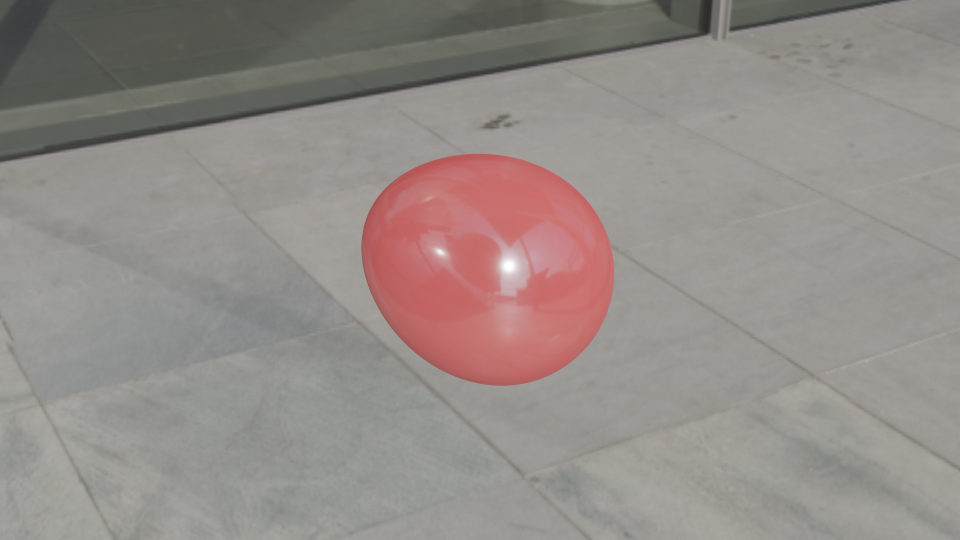
#> input picture src/data/urban/renders/balloon0.png, 1920 x 1080 px (shown at 1/2 size); its folder holds 4 pictures in this run
$ jupyter execute --allow-errors MeshProj.ipynb   (shell and % lines are left out)
#> lines starting #> are read from the running program, lines starting #| are printed output that depends on the picture; after the words box and inside, x2 and y2 are one past the last pixel; in counts of white or black regions, pixels touching at a corner belong together
### src/notebooks/utils.py
import torch
import numpy as np
import os
import re
from collections import defaultdict
import cv2

def load_camera_matrices(path, matrix_types=None):
    """
    Loads camera matrices from .npy files in the specified directory.

    Parameters:
        path (str): Path to the directory containing camera matrix files.
        matrix_types (set or list, optional): Specifies which matrix types to load (e.g., {'K', 'RT'}).
        If None, all available matrices ('K', 'RT', 'P') will be loaded.

    Returns:
        dict: A dictionary mapping camera numbers to their respective matrices.
    """
    cameras = defaultdict(dict)
    file_pattern = re.compile(r"^Camera_(\d+)_(K|RT|P)\.npy$")

    if matrix_types is not None:
        matrix_types = set(matrix_types)  # Ensure it's a set for quick lookup

    for filename in sorted(os.listdir(path)):  # Sort filenames alphabetically
        match = file_pattern.match(filename)
        if match:
            cam_number, matrix_type = match.groups()
            cam_number = int(cam_number)  # Convert camera number to integer
            if matrix_types is None or matrix_type in matrix_types:
                filepath = os.path.join(path, filename)
                cameras[cam_number][matrix_type] = torch.tensor(np.load(filepath))

    return cameras

def load_renders(renders_path):
#> called with renders_path = '../data/urban/renders'
    renders = defaultdict(dict)
    pattern = re.compile(r"([a-zA-Z]+)(\d+)\.png")
    for filename in sorted(os.listdir(renders_path), key=lambda x: (re.match(pattern, x).group(1), int(re.match(pattern, x).group(2))) if re.match(pattern, x) else (x, float('inf'))):
        match = pattern.match(filename)
        if match:
            word, number = match.groups()
            number = int(number)  # Convert number to integer for sorting

            image_path = os.path.join(renders_path, filename)
            image = cv2.imread(image_path)  # Load image using OpenCV
#> image is the input picture: shape (1080, 1920, 3); mean B, G, R 135.8, 139.8, 147.7
            if image is not None:
                renders[word][number] = image  # Store image in the nested dictionary

    return renders

# [86 lines left out: functions get_projmats_and_edgemap_info, project_batched_vertices, manual_gradient, not called in this run]

### src/notebooks/MeshProj.ipynb
[cell 1]
import math
import numpy as np
from torch import cos, sin
import scipy.optimize as opt
import torch
import torch.nn as nn
import matplotlib.pyplot as plt
import warnings
warnings.filterwarnings('ignore')

import sys
sys.path.append("../../../ddn/")
from ddn.pytorch.node import *

from pytorch3d.loss import chamfer_distance
from pytorch3d.ops import sample_farthest_points
from descartes import PolygonPatch
from pytorch3d.io import IO, load_obj, save_obj,load_objs_as_meshes
from pytorch3d.structures import join_meshes_as_batch, Meshes, Pointclouds

from pytorch3d.loss import (
    chamfer_distance,
    mesh_edge_loss,
    mesh_laplacian_smoothing,
    mesh_normal_consistency,
)

from alpha_shapes import Alpha_Shaper, plot_alpha_shape
from torch import Tensor, tensor

import shapely
import os
import trimesh
import plotly.graph_objects as go

#> (a cell that did not finish here is left out)

[cell 3]
torch.autograd.set_detect_anomaly(True)

# [94 lines left out: functions least_squares, least_squares_grad, calculate_volume, volume_constraint, volume_constraint_grad, padded_to_packed, not called in this run]

y* = argmin ||X - tgt||^2

target depends on input X

We have mesh points in 3D <-- X
2D edge maps <-- upper level targets

lower level: find Y closest to X that satisfy volume constraint, so Y is being optimised in the lower point

argmin ||X - Y||^2 s.t. vol(Y) = constant

#> (a cell that did not finish here is left out)

Pseudo code:
- load in the meshes
- inner problem needs access to the vertices, number of meshes, faces, and indexing
- outer problem needs access to projected vertices, number of meshes, and indexing. Also needs projection matrices, and edge maps of renders, so perform edge detection of renders beforehand.

just provide both with the meshes lol

Projection:
Get the indexing correct for the vertices, take the projection of these vertices

[cell 5]
# outer problem

# [7 lines left out: function create_padded_tensor, not called in this run]

from shapely.ops      import unary_union
from shapely.geometry import Polygon
import numpy as np

# [54 lines left out: function get_boundary, not called in this run]

class PyTorchChamferLoss(nn.Module):
    # [74 lines left out: functions __init__, project_vertices, forward, not called in this run]

[cell 6]
# [39 lines left out: functions chamfer_gt, sse_gt, iou_gt, not called in this run]

[cell 7]
# [37 lines left out: function plot_projections, not called in this run]


class bcolors:
    HEADER = '\033[95m'
    OKBLUE = '\033[94m'
    OKCYAN = '\033[96m'
    OKGREEN = '\033[92m'
    WARNING = '\033[93m'
    FAIL = '\033[91m'
    ENDC = '\033[0m'
    BOLD = '\033[1m'
    UNDERLINE = '\033[4m'

# [44 lines left out: function outer_problem, not called in this run]

[cell 8]
from utils import load_renders, load_camera_matrices, get_projmats_and_edgemap_info
import cv2
from cv2.typing import MatLike
from scipy.interpolate import splprep, splev

# Apply Canny edge detection
def canny_edge_map(img: MatLike, options):
    equalise, t1, t2 = options
    # convert to grayscale
    img_greyscale = cv2.cvtColor(img, cv2.COLOR_BGR2GRAY)
    if equalise:
        img_greyscale = cv2.equalizeHist(img_greyscale)
    # apply edge detection
    # edge_map = cv2.Canny(img_greyscale, threshold1=20, threshold2=100)
    # edge_map = cv2.Canny(img_greyscale, threshold1=15, threshold2=250)
    edge_map = cv2.Canny(img_greyscale, threshold1=t1, threshold2=t2)
    # return edge map
    return edge_map

def get_edgemaps(renders, mesh_name, options):
    edgemaps = {}
    edgemaps_len = {}
    if mesh_name in renders:
        views = {}
        views_len = {}
        for num, img in renders[mesh_name].items():
            edges = canny_edge_map(img, options[num])
            if True:
                edge_coords = np.argwhere(edges > 0)
                edge_coords = edge_coords[:, [1,0]]
            else:
                contours, _ = cv2.findContours(edges, cv2.RETR_EXTERNAL, cv2.CHAIN_APPROX_NONE)
                all_subpixel_edges = []
                print("number of contours", len(contours))
                for contour in contours:
                    if len(contour) < 5:
                        continue
                    contour = contour.squeeze()  # Remove single-dim (N,1,2) -> (N,2)
                    x, y = contour[:, 0], contour[:, 1]

                    # Fit a spline to the contour
                    try:
                        tck, u = splprep([x, y], s=1.0)  # s controls smoothing
                        u_fine = np.linspace(0, 1, len(x)*2)  # More points = higher "resolution"
                        x_fine, y_fine = splev(u_fine, tck)

                        subpixel_points = np.vstack((x_fine, y_fine)).T
                        all_subpixel_edges.append(subpixel_points)
                        edge_coords = np.concatenate(all_subpixel_edges)
                    except Exception as e:
                        print(f"Skipping a contour due to error: {e}")
                        continue
            views[num] = torch.tensor(edge_coords)
            views_len[num] = len(edge_coords)
        edgemaps[mesh_name] = views
        edgemaps_len[mesh_name] = views_len
    return edgemaps, edgemaps_len


paths = [os.path.join("../data/meshes/", f"{name}_2.obj") for name in ["sphere", "balloon", "parabola", "rstrawberry"]]
#> (the rest of this cell did not finish here and is left out)

[cell 9]
# [22 lines left out: function plot_vertices, not called in this run]

## Urban background

[cell 10]
renders_path = "../data/urban/renders"
renders = load_renders(renders_path)
#> renders = 1 item
options = [
    (False, 40, 250),
    (False, 40, 250), # skip, bad one
    (False, 40, 250),
    (False, 10, 300)
]
#> (the rest of this cell did not finish here and is left out)

#> the loop in get_edgemaps, `for num, img in renders[mesh_name].items():` made 1 pass
#> (equalise in canny_edge_map, t1 in canny_edge_map, t2 in canny_edge_map) on pass 1: (False, 40, 250)
#> pass 1, in canny_edge_map, `img_greyscale = cv2.cvtColor(img, cv2.COLOR_BGR2GRAY)`:
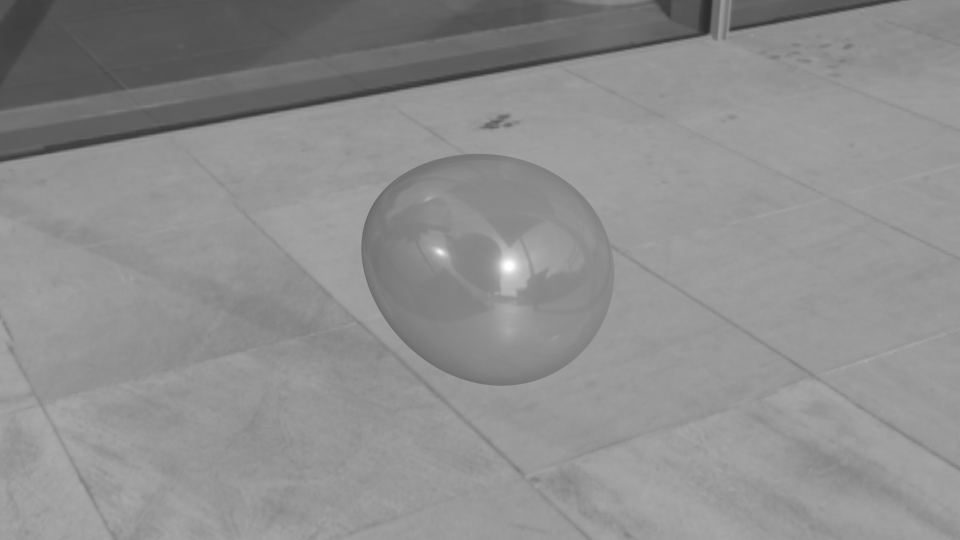
#> img_greyscale: shape (1080, 1920) (shown at 1/2 size); min 43, max 255, mean 141.6
#> pass 1, in canny_edge_map, `edge_map = cv2.Canny(img_greyscale, threshold1=t1, threshold2=t2)`:
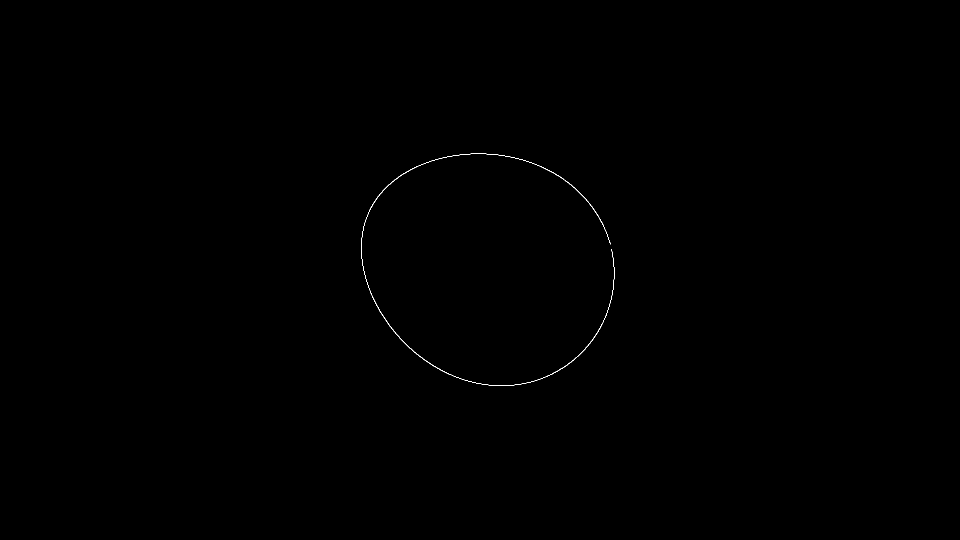
#> edge_map: shape (1080, 1920) (shown at 1/2 size); 0.08% white in thin lines or dots, all inside (x1, y1, x2, y2) = (722, 307, 1229, 772)
#> after the loop in get_edgemaps, `for num, img in renders[mesh_name].items():`: views = 0 items
matrices_path = "../data/urban/cameras"
matrices = load_camera_matrices(matrices_path)

#> (a cell that did not finish here is left out)

[cell 12]
view_idx = [0,2,3]
tgt = "balloon"
#> (the rest of this cell did not finish here and is left out)

#> (a cell that did not finish here is left out)

#> (a cell that did not finish here is left out)

## Sky background

[cell 15]
renders_path = "../data/sky/renders"
renders = load_renders(renders_path)
# edgemaps, edgemaps_len = get_edgemaps(renders,t1=20,t2=150)
matrices_path = "../data/sky/cameras"
#> (the rest of this cell did not finish here and is left out)


[cell 16]
view_idx = [0,1,2,3,5,6,7,8,9,10,11]
tgt = "balloon"
options=[
    (True, 80, 700), #0
    (False, 5, 120),
    (False, 10, 180),
    (True, 40, 600),
    (True, 40, 600),
    (False, 0, 180), # bad
    (True, 200, 900),
    (False, 10, 200),
    (False, 10, 200),
    (False, 20, 250),
    (False, 0, 300),
    (True, 200, 900), # meh
]
#> (the rest of this cell did not finish here and is left out)

#> the loop in get_edgemaps, `for num, img in renders[mesh_name].items():` made 1 pass
#> (equalise in canny_edge_map, t1 in canny_edge_map, t2 in canny_edge_map) on pass 1: (True, 80, 700)
#> pass 1, in canny_edge_map (call 2), `img_greyscale = cv2.equalizeHist(img_greyscale)`:
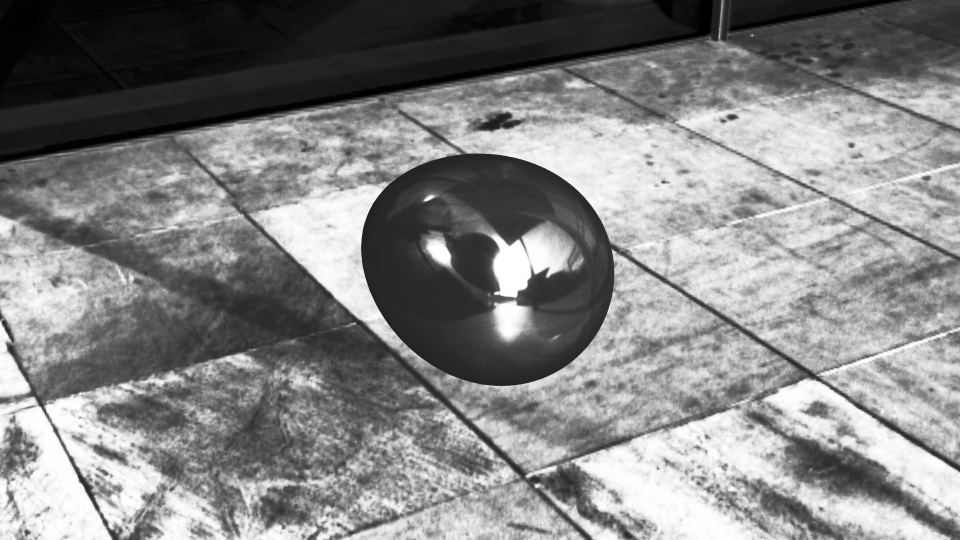
#> img_greyscale: shape (1080, 1920) (shown at 1/2 size); min 0, max 255, mean 132.2
#> pass 1, in canny_edge_map (call 2), `edge_map = cv2.Canny(img_greyscale, threshold1=t1, threshold2=t2)`:
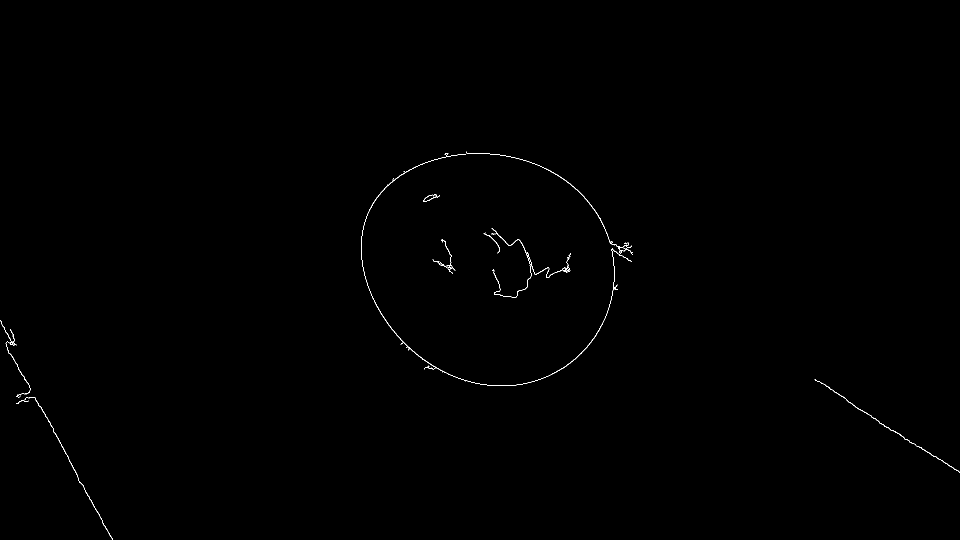
#> edge_map: shape (1080, 1920) (shown at 1/2 size); 0.21% white in thin lines or dots, all inside (x1, y1, x2, y2) = (0, 303, 1920, 1080)
